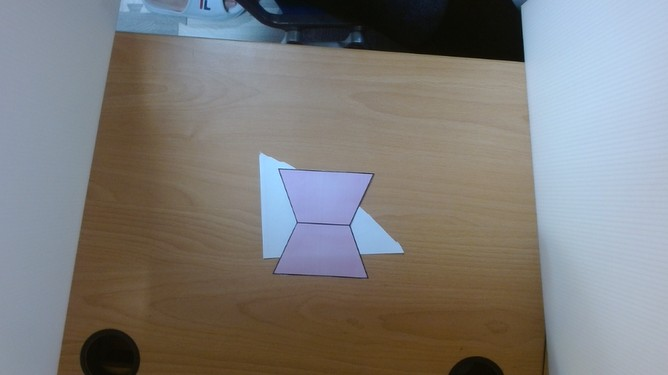
#> input picture cut_paper/1.jpg, 668 x 375 px, given in place of the camera
$ python cut3.py
#> lines starting #> are read from the running program, lines starting #| are printed output that depends on the picture; after the words box and inside, x2 and y2 are one past the last pixel; in counts of white or black regions, pixels touching at a corner belong together
import cv2
import numpy as np

# 啟用相機
cap = cv2.VideoCapture(0)
if not cap.isOpened():
    print("無法開啟相機")
    exit()

scope = 0.75  # 裁切比例
org_area = None
print("請將紙張放在鏡頭前，按 ENTER 鍵偵測並輸出面積，ESC 設定基準面積，Q 離開...")
while True:
    ret, img = cap.read()
#> img is the input picture: shape (375, 668, 3); mean B, G, R 122.7, 124.4, 125.8
    if not ret:
        print("無法讀取影像")
        break

    H, W, _ = img.shape
#> H = 375; W = 668
    crop_w, crop_h = int(W * scope), int(H * scope)
#> crop_w = 501; crop_h = 281
    x1 = (W - crop_w) // 2
#> x1 = 83
    y1 = (H - crop_h) // 2
#> y1 = 47
    x2 = x1 + crop_w
#> x2 = 584
    y2 = y1 + crop_h
#> y2 = 328

    # 裁切並放大
    cropped = img[y1:y2, x1:x2]
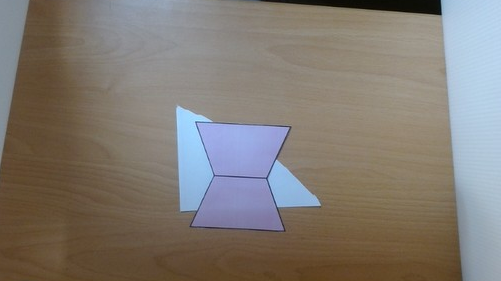
#> cropped: shape (281, 501, 3); mean B, G, R 114.8, 122.1, 128.9
    zoomed = cv2.resize(cropped, (W, H), interpolation=cv2.INTER_LINEAR)
    show_img = zoomed.copy()

    # 轉灰階
    gray = cv2.cvtColor(zoomed, cv2.COLOR_BGR2GRAY)
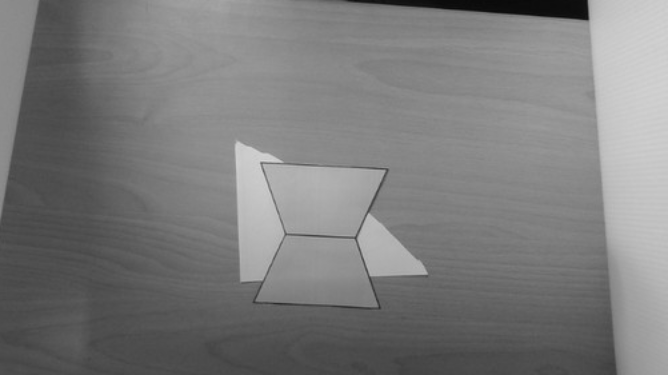
#> gray: shape (375, 668); min 9, max 215, mean 123.2

    # 邊緣偵測
    edges = cv2.Canny(gray, 50, 100)
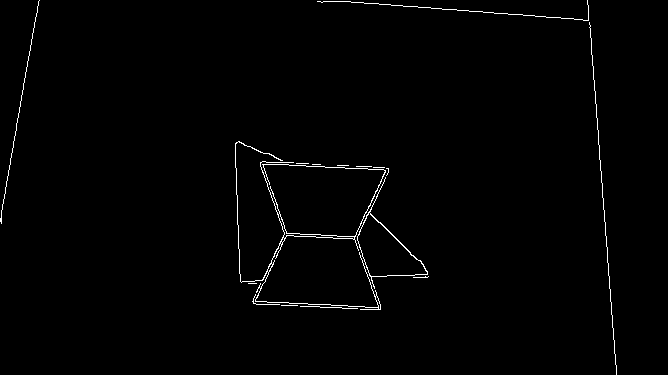
#> edges: shape (375, 668); 1% white in thin lines or dots

    # 找輪廓
    contours, _ = cv2.findContours(edges, cv2.RETR_EXTERNAL, cv2.CHAIN_APPROX_SIMPLE)
#> contours = 16 contours, 14 with area under 20; largest, box (x1, y1, x2, y2) and area: (357, 177, 428, 289) 2436, (235, 141, 386, 310) 344

    # 畫輪廓
    contour_img = zoomed.copy()
    cv2.drawContours(contour_img, contours, -1, (0, 255, 0), 3)
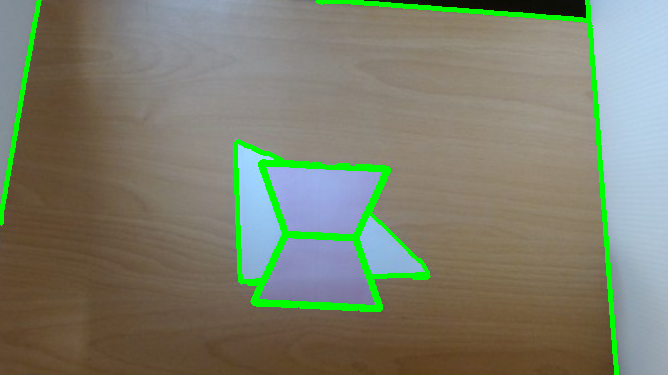
#> contour_img: shape (375, 668, 3); mean B, G, R 108.9, 127.4, 123.9

    # === 從畫好綠色線的圖中找面積 ===
    # 先轉 HSV，抓出綠線遮罩
    hsv = cv2.cvtColor(contour_img, cv2.COLOR_BGR2HSV)
#> hsv: shape (375, 668, 3); mean H, S, V 39.4, 76.6, 143.4
    lower_green = np.array([40, 100, 100])
    upper_green = np.array([80, 255, 255])
    mask_green = cv2.inRange(hsv, lower_green, upper_green)
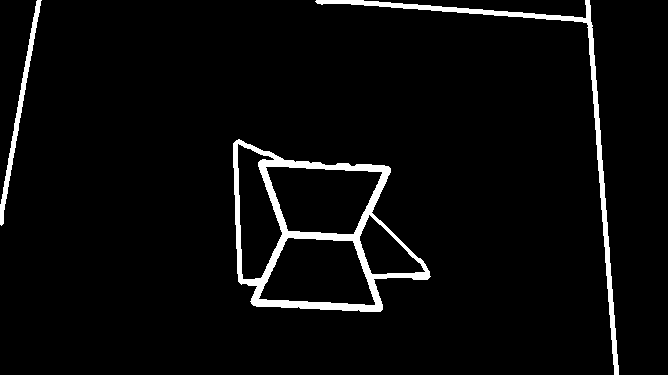
#> mask_green: shape (375, 668); 4.1% white; 3 white regions

    # 找綠色輪廓
    green_contours, _ = cv2.findContours(
        mask_green, cv2.RETR_EXTERNAL, cv2.CHAIN_APPROX_SIMPLE
    )
#> green_contours = 3 contours; box (x1, y1, x2, y2) and area: (233, 139, 431, 312) 22917, (315, 0, 619, 375) 2546, (0, 0, 42, 226) 882

    # 計算所有綠色輪廓包圍起來的面積
    green_area_total = sum(cv2.contourArea(cnt) for cnt in green_contours)
#> green_area_total = 26344.5

    # 塗滿區域（藍色顯示計算區域）
    filled_mask = np.zeros_like(zoomed)
    cv2.drawContours(
        filled_mask, green_contours, -1, (0, 111, 255), thickness=cv2.FILLED
    )
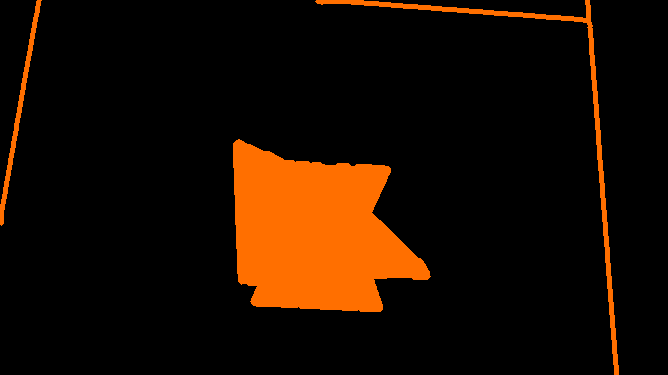
#> filled_mask: shape (375, 668, 3); mean of channels 0, 1, 2 0, 12.2, 28; drawn as B, G, R
    highlighted = cv2.addWeighted(contour_img, 1.0, filled_mask, 0.4, 0)
    cv2.putText(
        highlighted,
        f"Area: {green_area_total:.0f} px",
        (30, 40),
        cv2.FONT_HERSHEY_SIMPLEX,
        1,
        (0, 0, 255),
        2,
    )
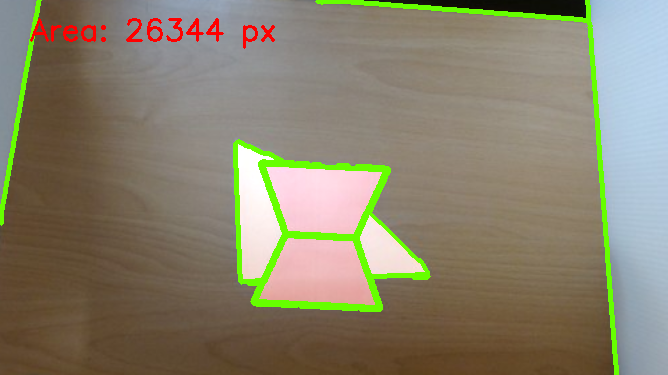
#> highlighted: shape (375, 668, 3); mean B, G, R 108.1, 129.5, 135.8

    # cv2.imshow("Canny", edges)
    cv2.imshow("Contours", highlighted)

    key = cv2.waitKey(1) & 0xFF
#> (key q is pressed here)
    if key == 13:  # ENTER 鍵
        if org_area is None:
            print("請先按 ESC 設定基準面積！")
        else:
            print(f"\n偵測面積：{green_area_total:.2f} 像素")
            result_area = org_area - green_area_total
            if result_area > 0:
                print(f"往內剪了 {result_area:.2f} 像素")
            else:
                print(f"往外剪了：{abs(result_area):.2f} 像素")
            print(f"比例：{(abs(result_area)/org_area)*100:.2f}%")
    elif key == 27:  # ESC 鍵
        org_area = green_area_total
        print(f"已設定基準面積：{org_area:.2f} 像素")
    elif key == ord("q") or key == ord("Q"):
        break

cap.release()
cv2.destroyAllWindows()

$ run again, on cut_paper/3.jpg
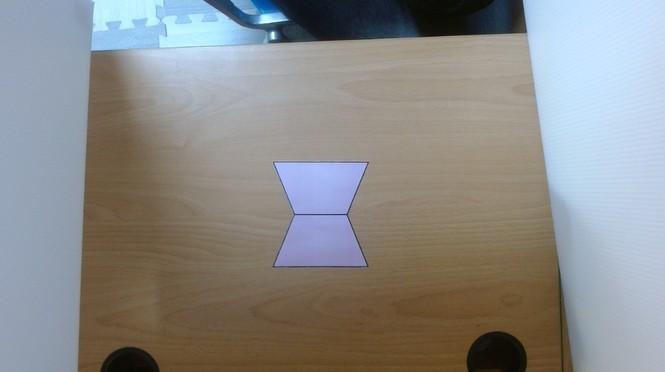
#> input picture cut_paper/3.jpg, 665 x 372 px, given in place of the camera
#> img is the input picture: shape (372, 665, 3); mean B, G, R 137.9, 139.2, 139.2
#> `edges = cv2.Canny(gray, 50, 100)`:
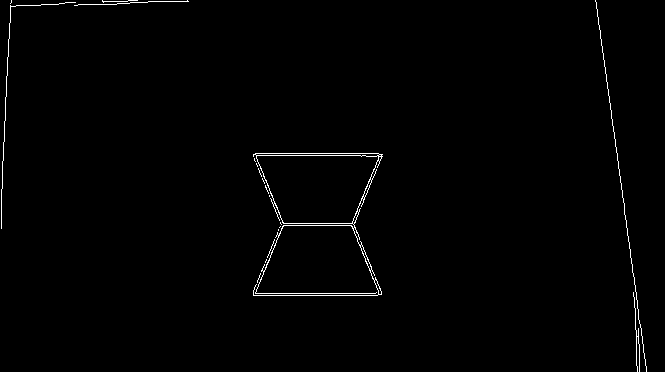
#> edges: shape (372, 665); 0.88% white in thin lines or dots
#> contours = 19 contours, 18 with area under 20; largest, box (x1, y1, x2, y2) and area: (253, 153, 383, 296) 7027
#> contour_img: shape (372, 665, 3); mean B, G, R 120.1, 137.7, 136.7
#> hsv: shape (372, 665, 3); mean H, S, V 36.3, 66.7, 152.6
#> mask_green: shape (372, 665); 3.3% white; 3 white regions
#> green_contours = 3 contours; box (x1, y1, x2, y2) and area: (251, 151, 385, 298) 15526, (593, 0, 649, 372) 1884, (0, 0, 191, 231) 1602
#> green_area_total = 19011.5
#> `cv2.putText( highlighted, f"Area: {green_area_total:.0f} px", (30, 40)..`:
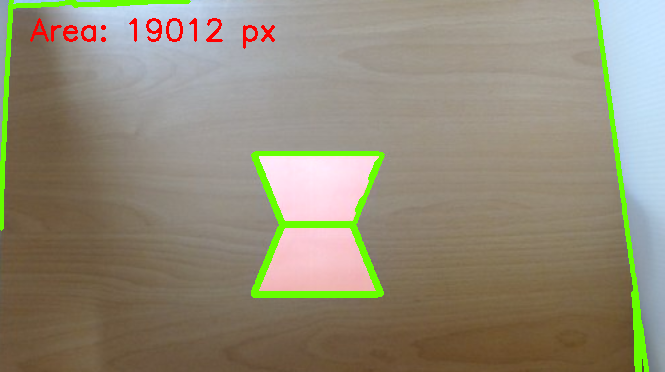
#> highlighted: shape (372, 665, 3); mean B, G, R 119, 138.7, 145.3
